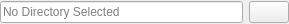
<?xml version="1.0" encoding="UTF-8"?>
<ui version="4.0">
 <class>DirectorySelectorWidget</class>
 <widget class="QWidget" name="DirectorySelectorWidget">
  <property name="geometry">
   <rect>
    <x>0</x>
    <y>0</y>
    <width>289</width>
    <height>24</height>
   </rect>
  </property>
  <property name="windowTitle">
   <string>Form</string>
  </property>
  <property name="autoFillBackground">
   <bool>true</bool>
  </property>
  <layout class="QHBoxLayout" name="horizontalLayout">
   <property name="margin">
    <number>0</number>
   </property>
   <item>
    <widget class="QLineEdit" name="directoryText">
     <property name="text">
      <string/>
     </property>
     <property name="readOnly">
      <bool>false</bool>
     </property>
     <property name="placeholderText">
      <string>No Directory Selected</string>
     </property>
    </widget>
   </item>
   <item>
    <widget class="QPushButton" name="directoryButton">
     <property name="focusPolicy">
      <enum>Qt::NoFocus</enum>
     </property>
     <property name="icon">
      <iconset resource="simQtResources.qrc">
       <normaloff>:/simQt/images/Folder.png</normaloff>:/simQt/images/Folder.png</iconset>
     </property>
    </widget>
   </item>
  </layout>
 </widget>
 <resources>
  <include location="simQtResources.qrc"/>
 </resources>
 <connections/>
</ui>
